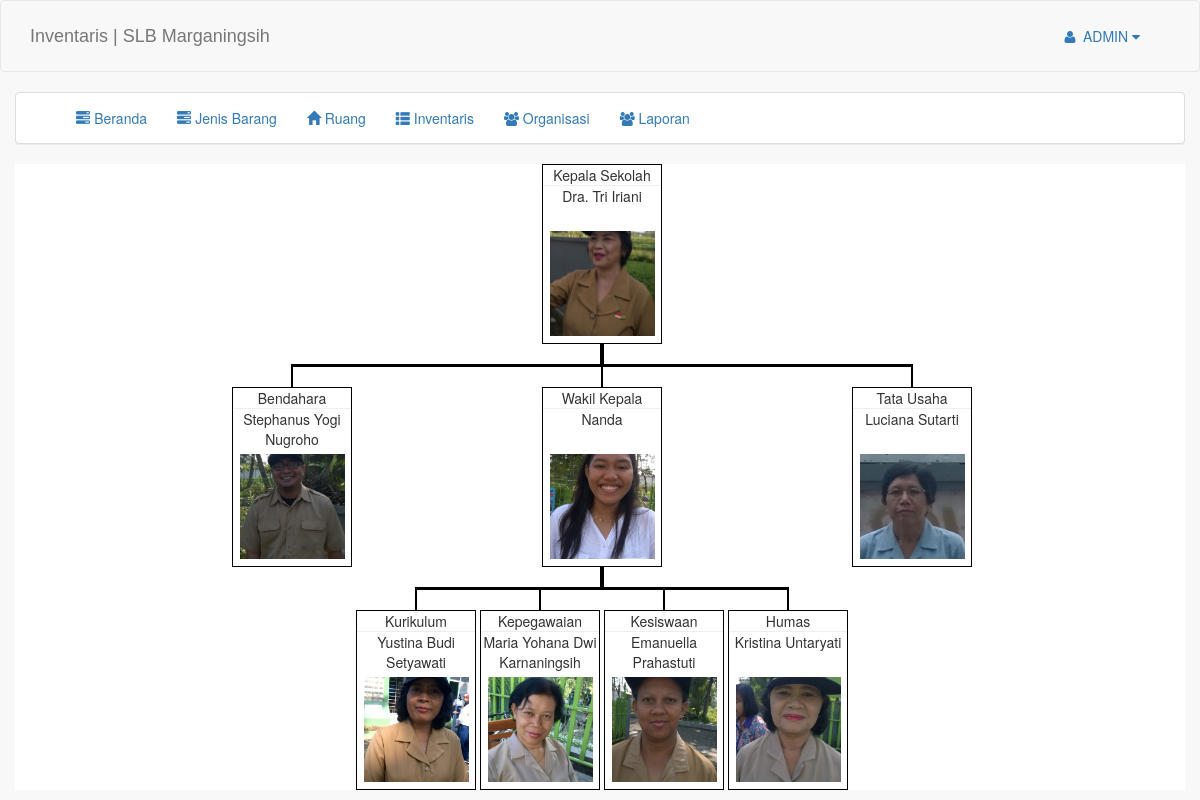
Screenshot of /index.php?pg=organisasi_tampil&id=1 (signed in) with the database file from the repository.
### tables this page shows
CREATE TABLE `tb_organisasi` (
  `id` int(11) NOT NULL,
  `nama` varchar(100) DEFAULT NULL,
  `jabatan` varchar(50) DEFAULT NULL,
  `struktural` varchar(50) DEFAULT NULL,
  `alamat` varchar(200) DEFAULT NULL,
  `pict` varchar(100) DEFAULT NULL,
  `no_hp` varchar(20) DEFAULT NULL,
  `aktif` int(11) NOT NULL DEFAULT '0'
);

### pages/organisasi/organisasi_tampil.php (the view, shortened to what this page needs)
<?php include 'koneksi.php'; ?>
<?php
    $query = "SELECT * FROM `tb_organisasi` WHERE aktif='1' GROUP BY struktural";
    $q = mysqli_query($conn, $query);
    while ($data = mysqli_fetch_array($q)) {
        $str[$data['struktural']]=array(
            'struktural'=>$data['struktural'],
            'nama'=>$data['nama'],
            'gambar'=>"./images/anggota/".$data['pict']
        );
    }
?>
<ul id="org" style="display: none" class="text-center">
    <li class="text-center">Kepala Sekolah
            <hr style="padding: 0px; margin: 0px">
            <div class="nama"><p><?php echo $str['Kepala Sekolah']['nama']; ?></p></div>
            <div style="padding-left: 7px;"><div style="background-image: url('<?=$str['Kepala Sekolah']['gambar']?>');height: 105px;width: 105px;background-size: cover;background-position: center;"></div></div>
       <ul>
         <li>Bendahara
            <hr style="padding: 0px; margin: 0px">
            <div class="nama"><p><?php echo $str['Bendahara']['nama']; ?></p></div>
            <div style="padding-left: 7px;"><div style="background-image: url('<?=$str['Bendahara']['gambar']?>');height: 105px;width: 105px;background-size: cover;background-position: center;"></div></div>
        </li>
         <li>Wakil Kepala
             <hr style="padding: 0px; margin: 0px">
             <div class="nama"><p><?php echo $str['Wakil Kepala']['nama']; ?></p></div>
             <div style="padding-left: 7px;"><div style="background-image: url('<?=$str['Wakil Kepala']['gambar']?>');height: 105px;width: 105px;background-size: cover;background-position: center;"></div></div>
            <ul>
                <li>Kurikulum<br>
                <hr style="padding: 0px; margin: 0px">
                <div class="nama"><p><?php echo $str['Kurikulum']['nama']; ?></p></div>
                <div style="padding-left: 7px;"><div style="background-image: url('<?=$str['Kurikulum']['gambar']?>');height: 105px;width: 105px;background-size: cover;background-position: center;"></div></div>
                </li>
                <li>Kepegawaian
                <hr style="padding: 0px; margin: 0px">
                <div class="nama"><p><?php echo $str['Kepegawaian']['nama']; ?></p></div>
                <div style="padding-left: 7px;"><div style="background-image: url('<?=$str['Kepegawaian']['gambar']?>');height: 105px;width: 105px;background-size: cover;background-position: center;"></div></div>
                </li>
                <li>Kesiswaan
                <hr style="padding: 0px; margin: 0px">
                <div class="nama"><p><?php echo $str['Kesiswaan']['nama']; ?></p></div>
                <div style="padding-left: 7px;"><div style="background-image: url('<?=$str['Kesiswaan']['gambar']?>');height: 105px;width: 105px;background-size: cover;background-position: center;"></div></div>
                </li>
                <li>Humas
                <hr style="padding: 0px; margin: 0px">
                <div class="nama"><p><?php echo $str['Humas']['nama']; ?></p></div>
                <div style="padding-left: 7px;"><div style="background-image: url('<?=$str['Humas']['gambar']?>');height: 105px;width: 105px;background-size: cover;background-position: center;"></div></div>
                </li>
            </ul>
         </li>
         <li>Tata Usaha
            <hr style="padding: 0px; margin: 0px">
            <div class="nama"><p><?php echo $str['Tata Usaha']['nama']; ?></p></div>
            <div style="padding-left: 7px;"><div style="background-image: url('<?=$str['Tata Usaha']['gambar']?>');height: 105px;width: 105px;background-size: cover;background-position: center;"></div></div>
         </li>
       </ul>
     </li>
</ul>
<div style="padding-left: 200px" id="chart" class="orgChart"></div>

### rows the page displays
tb_organisasi: nama "Dra. Tri Iriani"
tb_organisasi: nama "Stephanus Yogi Nugroho"
tb_organisasi: nama "Nanda"
tb_organisasi: nama "Yustina Budi Setyawati"
tb_organisasi: nama "Maria Yohana Dwi Karnaningsih"
tb_organisasi: nama "Emanuella Prahastuti"
tb_organisasi: nama "Kristina Untaryati"
tb_organisasi: nama "Luciana Sutarti"

### other values shown
$_SESSION['username'] "ADMIN"
